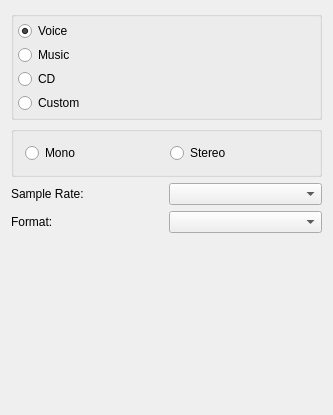
<ui version="4.0" >
 <author></author>
 <comment></comment>
 <exportmacro></exportmacro>
 <class>ConfigureRecorderBase</class>
 <widget class="QDialog" name="ConfigureRecorderBase" >
  <property name="geometry" >
   <rect>
    <x>0</x>
    <y>0</y>
    <width>333</width>
    <height>415</height>
   </rect>
  </property>
  <property name="windowTitle" >
   <string>Quality</string>
  </property>
  <layout class="QVBoxLayout" >
   <property name="margin" >
    <number>11</number>
   </property>
   <property name="spacing" >
    <number>6</number>
   </property>
   <item>
    <widget class="QGroupBox" name="qualityGroup" >
     <property name="sizePolicy" >
      <sizepolicy>
       <hsizetype>5</hsizetype>
       <vsizetype>5</vsizetype>
       <horstretch>0</horstretch>
       <verstretch>0</verstretch>
      </sizepolicy>
     </property>
     <layout class="QVBoxLayout" >
      <property name="margin" >
       <number>4</number>
      </property>
      <property name="spacing" >
       <number>4</number>
      </property>
      <item>
       <widget class="QRadioButton" name="voiceQuality" >
        <property name="text" >
         <string>Voice</string>
        </property>
        <property name="checked" >
         <bool>true</bool>
        </property>
       </widget>
      </item>
      <item>
       <widget class="QRadioButton" name="musicQuality" >
        <property name="text" >
         <string>Music</string>
        </property>
       </widget>
      </item>
      <item>
       <widget class="QRadioButton" name="cdQuality" >
        <property name="text" >
         <string>CD</string>
        </property>
       </widget>
      </item>
      <item>
       <widget class="QRadioButton" name="customQuality" >
        <property name="text" >
         <string>Custom</string>
        </property>
       </widget>
      </item>
     </layout>
    </widget>
   </item>
   <item>
    <widget class="QGroupBox" name="channelsGroup" >
     <property name="sizePolicy" >
      <sizepolicy>
       <hsizetype>5</hsizetype>
       <vsizetype>0</vsizetype>
       <horstretch>0</horstretch>
       <verstretch>0</verstretch>
      </sizepolicy>
     </property>
     <layout class="QHBoxLayout" >
      <property name="margin" >
       <number>11</number>
      </property>
      <property name="spacing" >
       <number>6</number>
      </property>
      <item>
       <widget class="QRadioButton" name="monoChannels" >
        <property name="text" >
         <string>Mono</string>
        </property>
       </widget>
      </item>
      <item>
       <widget class="QRadioButton" name="stereoChannels" >
        <property name="text" >
         <string>Stereo</string>
        </property>
       </widget>
      </item>
     </layout>
    </widget>
   </item>
   <item>
    <layout class="QHBoxLayout" >
     <property name="margin" >
      <number>0</number>
     </property>
     <property name="spacing" >
      <number>4</number>
     </property>
     <item>
      <widget class="QLabel" name="TextLabel1" >
       <property name="text" >
        <string>Sample Rate:</string>
       </property>
      </widget>
     </item>
     <item>
      <widget class="QComboBox" name="sampleRate" />
     </item>
    </layout>
   </item>
   <item>
    <layout class="QHBoxLayout" >
     <property name="margin" >
      <number>0</number>
     </property>
     <property name="spacing" >
      <number>4</number>
     </property>
     <item>
      <widget class="QLabel" name="TextLabel2_2" >
       <property name="text" >
        <string>Format:</string>
       </property>
      </widget>
     </item>
     <item>
      <widget class="QComboBox" name="format" />
     </item>
    </layout>
   </item>
   <item>
    <spacer>
     <property name="orientation" >
      <enum>Qt::Vertical</enum>
     </property>
     <property name="sizeType" >
      <enum>QSizePolicy::Expanding</enum>
     </property>
     <property name="sizeHint" >
      <size>
       <width>20</width>
       <height>20</height>
      </size>
     </property>
    </spacer>
   </item>
  </layout>
 </widget>
 <resources/>
 <connections/>
</ui>
